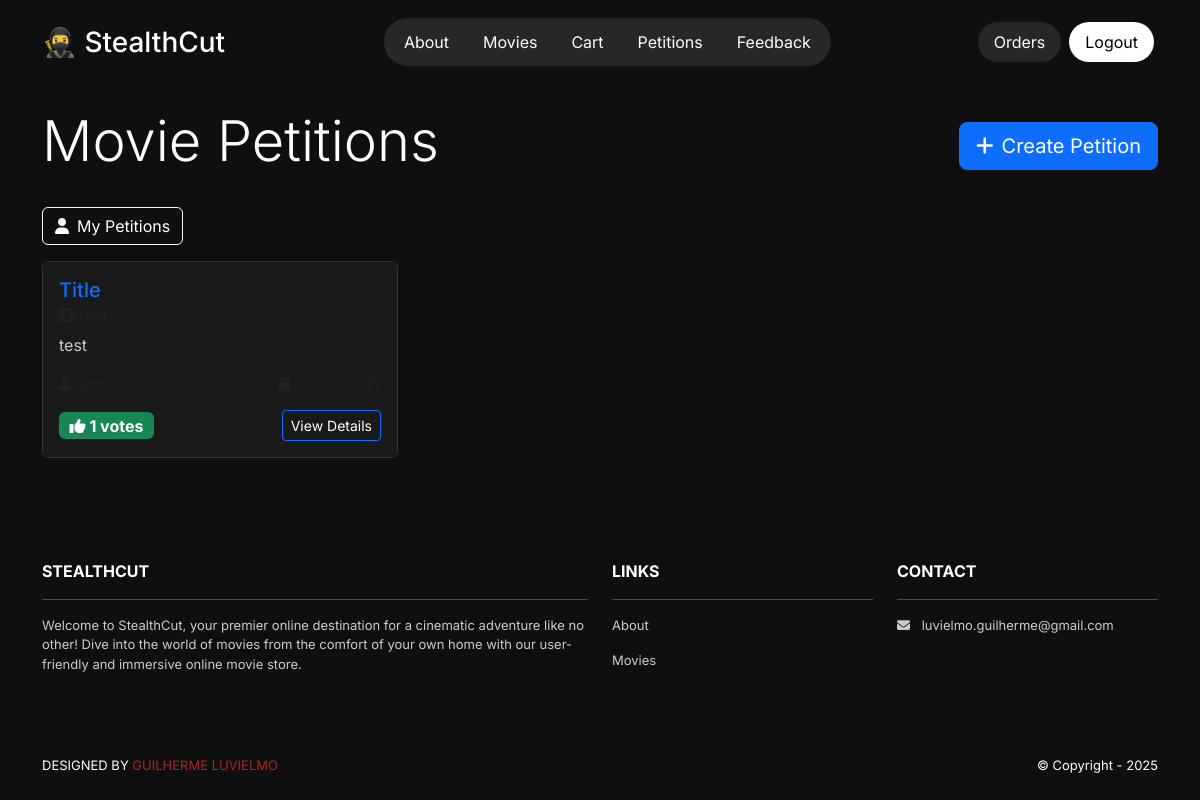
/petitions/ (signed in), run on the app's committed database.
### petitions/models.py (models this page shows, shortened)
class Petition(models.Model):
    title = models.CharField(max_length=200)
    description = models.TextField()
    movie_title = models.CharField(max_length=200, help_text="The movie you want to be added to the catalog")
    created_by = models.ForeignKey(User, on_delete=models.CASCADE, related_name='created_petitions')
    created_at = models.DateTimeField(auto_now_add=True)
    updated_at = models.DateTimeField(auto_now=True)
    is_active = models.BooleanField(default=True)
    class Meta:
        ordering = ['-created_at']
    @property
    def vote_count(self):
        return self.votes.filter(vote_type='yes').count()

### petitions/views.py (the view)
# urls.py: path('', views.petition_list, name='petitions.list'),
def petition_list(request):
    petitions = Petition.objects.filter(is_active=True)
    context = {
        'template_data': {'title': 'Movie Petitions - StealthCut'},
        'petitions': petitions
    }
    return render(request, 'petitions/list.html', context)

### petitions/templates/petitions/list.html (shortened to what this page needs)
{% extends 'base.html' %}
{% load static %}
{% block content %}
<div class="container mt-4">
    <div class="row">
        <div class="col-12">
            <div class="d-flex justify-content-between align-items-center mb-4">
                <h1 class="display-4 text-white">Movie Petitions</h1>
                {% if user.is_authenticated %}
                    <a href="{% url 'petitions.create' %}" class="btn btn-primary btn-lg">
                        <i class="fas fa-plus me-2"></i>Create Petition
                    </a>
                {% endif %}
            </div>
            {% if user.is_authenticated %}
                <div class="mb-3">
                    <a href="{% url 'petitions.my_petitions' %}" class="btn btn-outline-light">
                        <i class="fas fa-user me-2"></i>My Petitions
                    </a>
                </div>
            {% endif %}
            {% if petitions %}
                <div class="row">
                    {% for petition in petitions %}
                        <div class="col-md-6 col-lg-4 mb-4">
                            <div class="card h-100 bg-dark text-white border-secondary">
                                <div class="card-body d-flex flex-column">
                                    <h5 class="card-title text-primary">{{ petition.title }}</h5>
                                    <h6 class="card-subtitle mb-2 text-muted">
                                        <i class="fas fa-film me-1"></i>{{ petition.movie_title }}
                                    </h6>
                                    <p class="card-text flex-grow-1">
                                        {{ petition.description|truncatewords:20 }}
                                    </p>
                                    <div class="mt-auto">
                                        <div class="d-flex justify-content-between align-items-center mb-3">
                                            <small class="text-muted">
                                                <i class="fas fa-user me-1"></i>{{ petition.created_by.username }}
                                            </small>
                                            <small class="text-muted">
                                                <i class="fas fa-calendar me-1"></i>{{ petition.created_at|date:"M d, Y" }}
                                            </small>
                                        </div>
                                        <div class="d-flex justify-content-between align-items-center">
                                            <span class="badge bg-success fs-6">
                                                <i class="fas fa-thumbs-up me-1"></i>{{ petition.vote_count }} votes
                                            </span>
                                            <a href="{% url 'petitions.detail' petition.id %}" class="btn btn-outline-primary btn-sm">
                                                View Details
                                            </a>
                                        </div>
                                    </div>
                                </div>
                            </div>
                        </div>
                    {% endfor %}
                </div>
            {% endif %}
        </div>
    </div>
</div>
{% endblock %}

### guilhermeluvielmogtmoviesstore/static/css/style.css (style rules this page uses)
body { font-family: 'Inter', sans-serif; background-color: #0f0f0f; }
.bg-dark { background-color: #0f0f0f !important; }
.card { background-color: #1a1a1a !important; border: 1px solid #333 !important; color: white !important; }
.card-body { background-color: #1a1a1a !important; color: white !important; }
a.btn { color: white !important; }
.btn { color: white !important; }
h1, h2, h3, h4, h5, h6 { color: white !important; }
p { color: #ccc !important; }

### data on the page
Petition: title "Title", description "test", vote_count "1"
